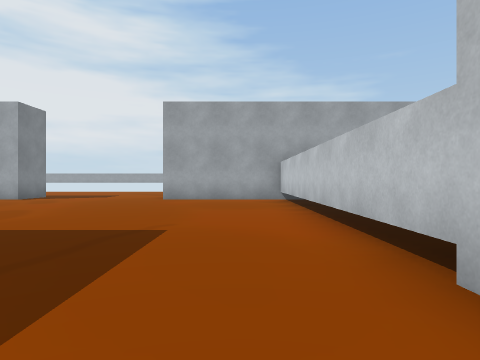
[1] (above)

24 first-person views from a walk through a scene from a Unity 3-D project. The camera is 1.3 m above the floor, looks level and sees 75° across. The floor is counted in squares, 2 m on a side. Each view is taken from the middle of a square. On the plan, view 1 faces up. The plan holds only what a view shows up to about 10 squares ahead; the rest is blank. The place goes on beyond the plan. The player character is not drawn. Some surface patterns are stand-ins.

[2]
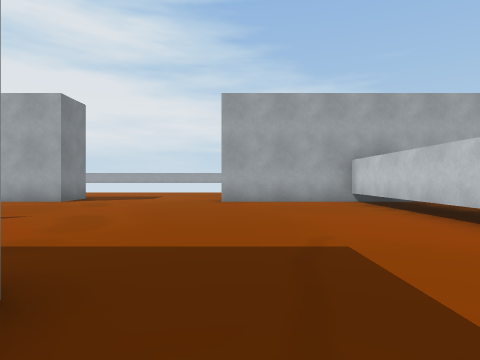

[3]
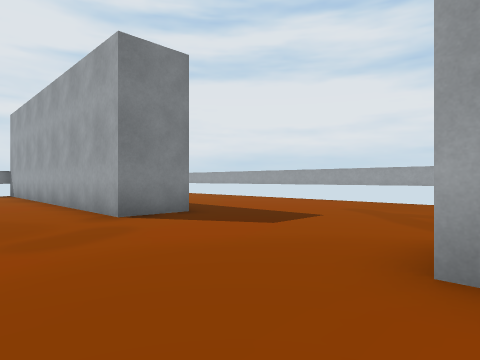

[4]
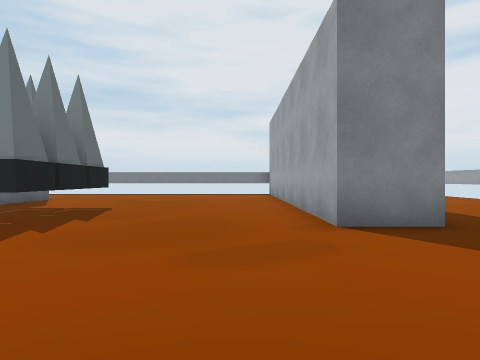

[5]
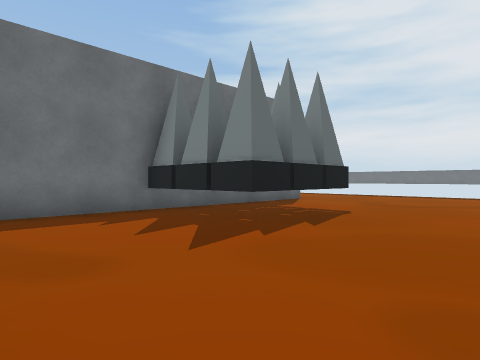

[6]
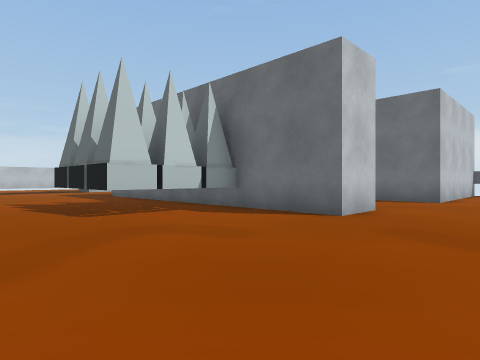

[7]
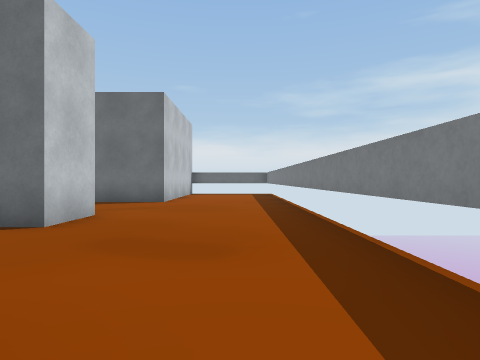

[8]
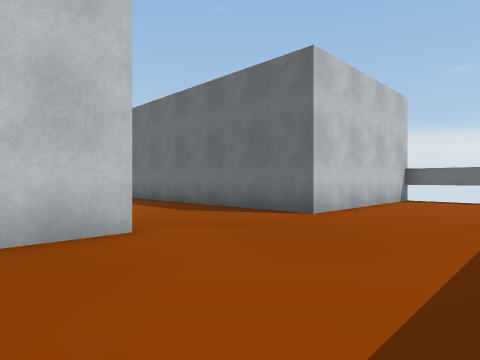

[9]
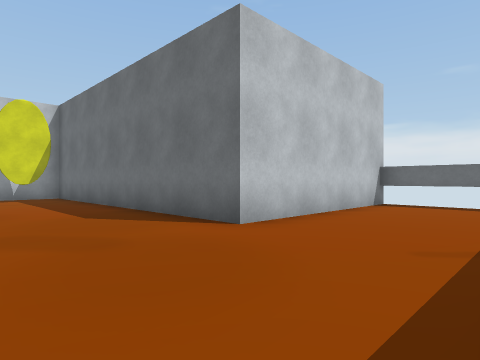

[10]
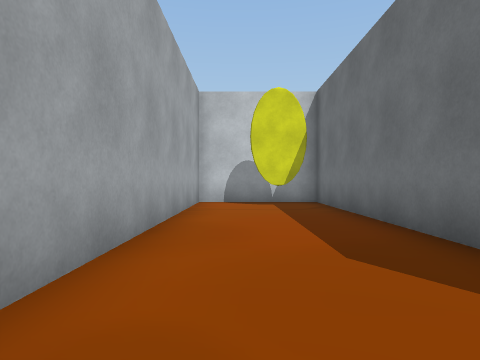

[11]
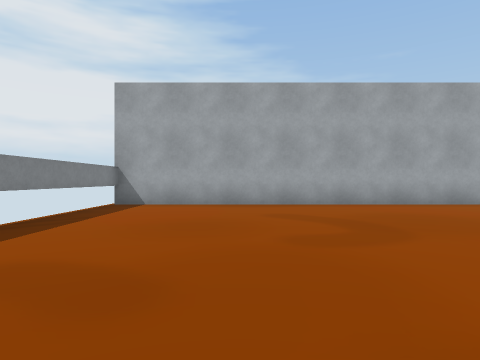

[12]
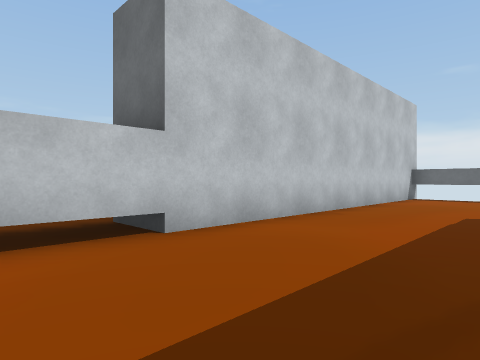

[13]
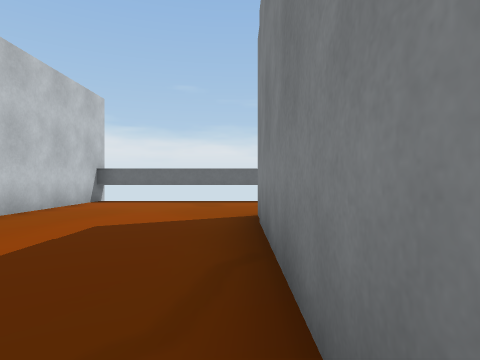

[14]
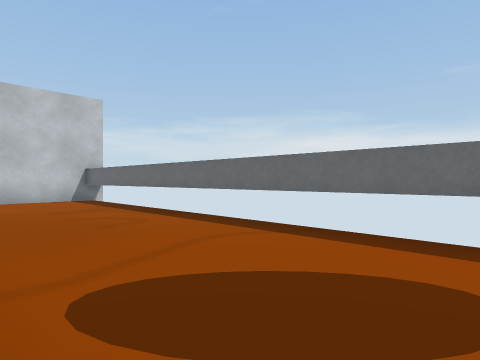

[15]
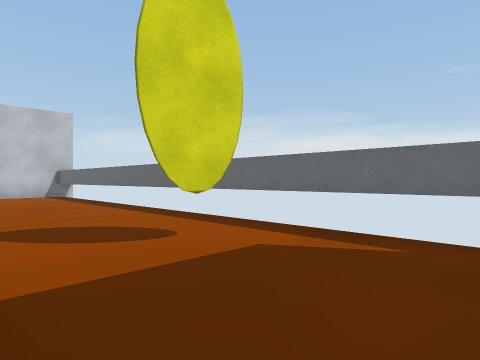

[16]
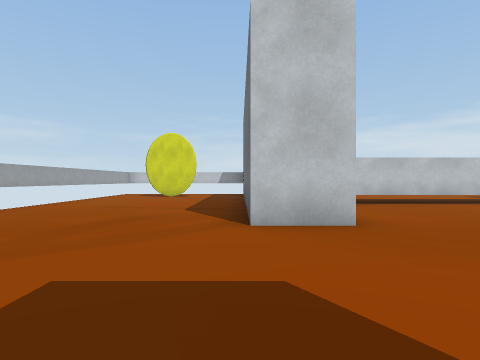

[17]
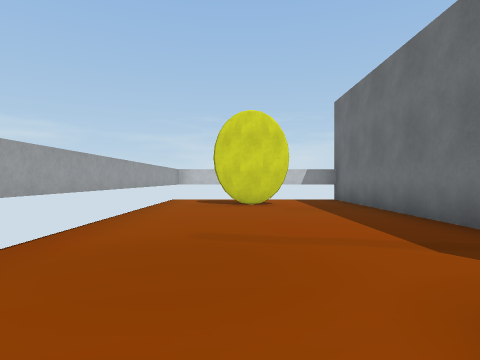

[18]
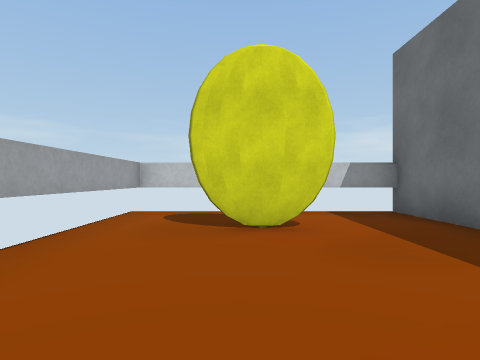

[19]
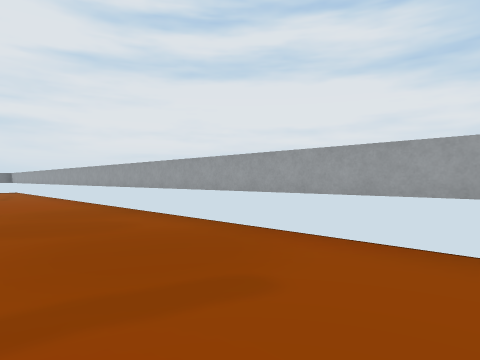

[20]
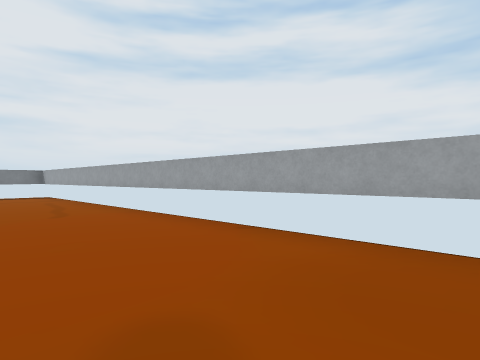

[21]
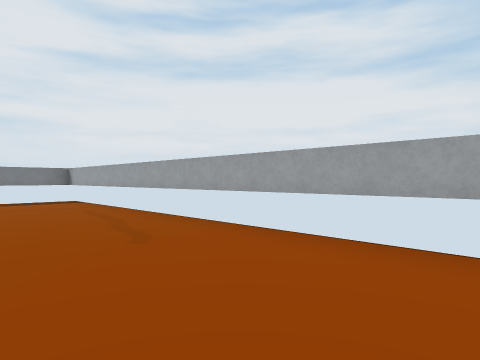

[22]
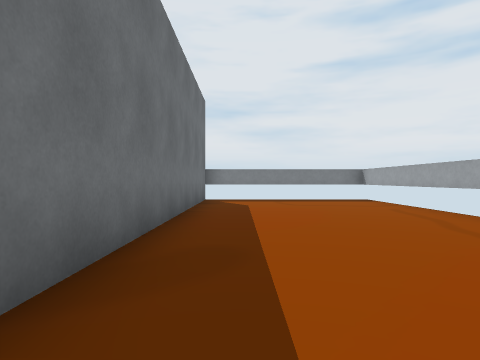

[23]
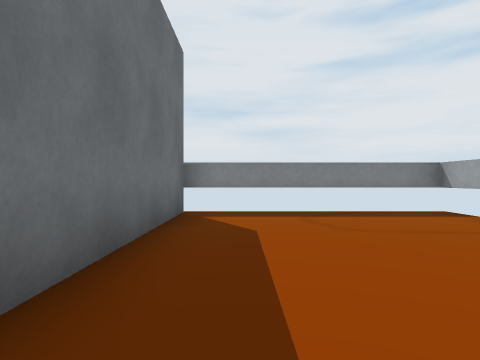

[24]
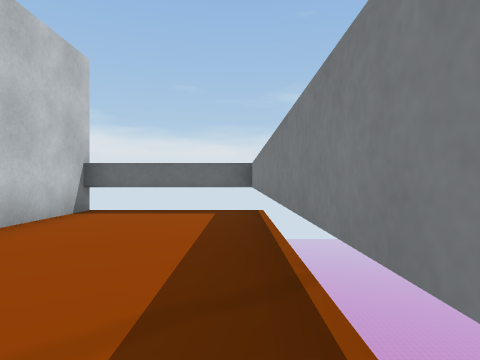

### Floor plan
Key: @ floor where view 1 was taken; # wall or solid block; . floor; T thing the floor can be seen under or through.
Columns run from 18 left of view 1 to 8 right of it. Each row starts with its distance up from view 1.
 17 ###########################
 16 #.........................#
 15 #......................#..
 14 #......................#..
 13 #.........................#
 12 #.........................#
 11 ###########.....###########
 10 #...................#
  9 #...................#
  8 #...................#
  7 #...................#
  6 #...................#
  5 #.......TTT.........#
  4 #.......T T.........#
  3 #.......T##.........#
  2 #....##########.....#
  1 #.............#.....#
  0 #.............#...@.#
 -1 #.............#.....#
 -2 #.............#.....#
 -3 #....##########.....#
 -4 #....#..............#
 -5 #....#..............#
 -6 #....#..............#
 -7 #....#..............#
 -8 #####################

Positions as (right, up) in squares from view 1, and headings:
1: (0, 0), facing up
2: (-2, 1), facing up
3: (-2, 8), facing up-left
4: (-3, 9), facing left
5: (-4, 9), facing down-left
6: (-16, 8), facing down-right
7: (-16, 7), facing down
8: (-17, 3), facing down-right
9: (-17, 1), facing down-right
10: (-14, 0), facing right
11: (-14, 2), facing up
12: (-2, 4), facing down-right
13: (-3, 2), facing down
14: (-9, -4), facing down-right
15: (-12, -4), facing down-right
16: (-7, 12), facing right
17: (-3, 15), facing right
18: (1, 15), facing right
19: (2, 14), facing up-left
20: (-4, 14), facing up-left
21: (-7, 14), facing up-left
22: (-7, 13), facing left
23: (-11, 13), facing left
24: (-17, -1), facing down
